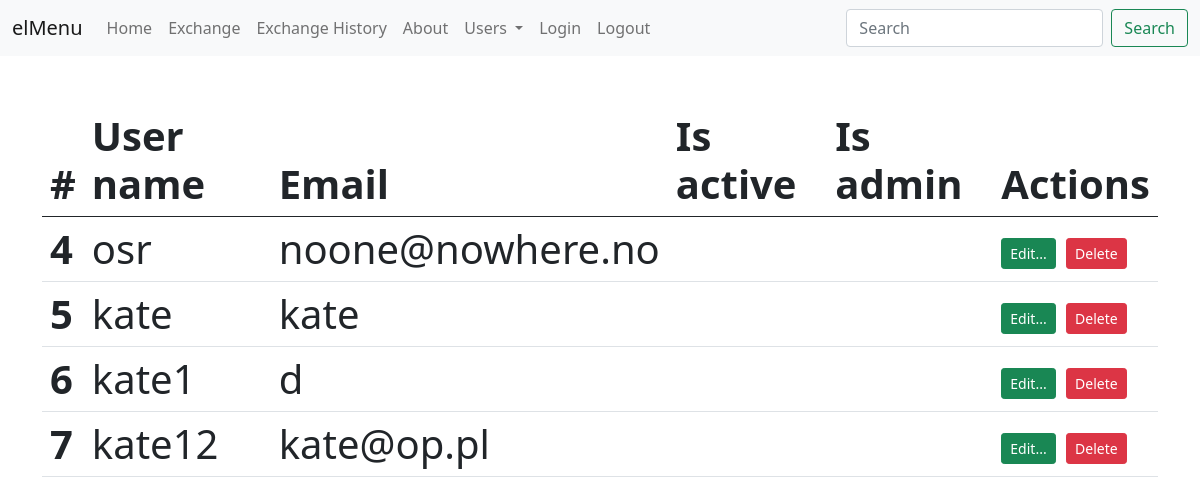
/users, run on an earlier commit of the app's database.
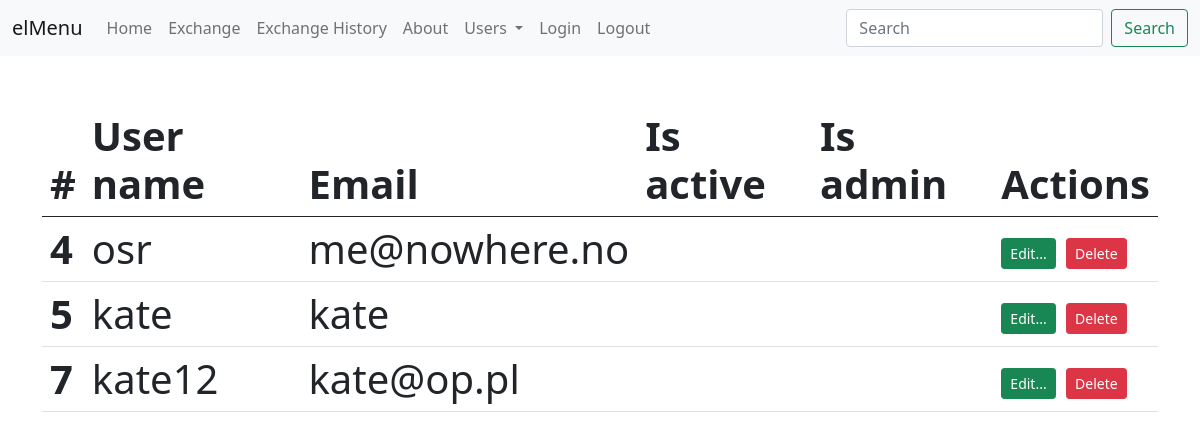
And on a later commit of the database.
### tables this page shows
CREATE TABLE users(
id integer primary key autoincrement,
name varchar(100) not null unique,
email varchar(100) not null unique,
password text,
is_active boolean not null default 0,
is_admin boolean not null default 0
);

### app.py (the view)
@app.route('/users')
def users():
    db = get_db()
    sql_statement = 'select id, name, email, is_admin, is_active from users;'
    cur = db.execute(sql_statement)
    users = cur.fetchall()
    return render_template('users.html', active_menu='users', users=users)

### app.py (called while the page is built)
def get_db():
    if not hasattr(g, 'sqlite_db'):
        conn = sqlite3.connect(app_info['db_file'])
        conn.row_factory = sqlite3.Row
        g.sqlite_db = conn
    return g.sqlite_db

### templates/users.html (shortened to what this page needs)
{% extends "base.html" %}
{% block content %}
<div class="container">
    <table class="table">
        <thead>
        <tr>
            <th scope="col">#</th>
            <th scope="col">User name</th>
            <th scope="col">Email</th>
            <th scope="col">Is active</th>
            <th scope="col">Is admin</th>
            <th scope="col">Actions</th>
        </tr>
        </thead>
        <tbody>
        {% for user in users %}
        <tr>
            <th scope="row">{{ user.id }}</th>
            <td>{{ user.name }}</td>
            <td>{{ user.email }}</td>
            <td></td>
            <td></td>
            <td>
                <a href="{{ url_for('edit_user', user_name=user.name) }}"
                   class="btn btn-success btn-sm" role="button">Edit...</a>
                <a type="button" class="btn btn-danger btn-sm delete-confirm"
                   data-bs-toggle="modal" data-bs-target="#confirmDeleteModal"
                   data-desc="{{ 'Delete user {}?'.format(user.name) }}"
                   data-url="{{ url_for('delete_user', user_name=user.name) }}">
                    Delete
                </a>
            </td>
        </tr>
        {%endfor%}
        </tbody>
    </table>
</div>
{% endblock %}

### templates/base.html (shortened to what this page needs)
{% from "macros.html" import show_all_flash_message, show_flash_message %}
<!doctype HTML>
<html lang="en">
<head>
    <link href="https://cdn.jsdelivr.net/npm/bootstrap@5.0.1/dist/css/bootstrap.min.css" rel="stylesheet"
>
</head>
<body>
{% include "menu.html" %}
<br>
<br>
<h1>{% block content %} {% endblock %}</h1>
<br>
</body>
</html>

### templates/menu.html (shortened to what this page needs)
{% block navbar %}
<nav class="navbar navbar-expand-lg navbar-light bg-light">
    <div class="container-fluid">
        <a class="navbar-brand" href="#">elMenu</a>
        <div class="collapse navbar-collapse" id="navbarSupportedContent">
            <ul class="navbar-nav me-auto mb-2 mb-lg-0">
                <li class="nav-item">
                    <a class="nav-link {{ 'active' if active_menu=='home' }}" aria-current="page"
                       href="{{ url_for('index') }}">Home</a>
                </li>
                <li class="nav-item">
                    <a class="nav-link {{ 'active' if active_menu=='exchange' }}" href="{{ url_for('exchange') }}">Exchange</a>
                </li>
                <li class="nav-item">
                    <a class="nav-link {{ 'active' if active_menu=='history' }}" href="{{ url_for('history') }}">Exchange
                        History</a>
                </li>
                <li class="nav-item">
                    <a class="nav-link {{ 'active' if active_menu=='about' }}" href="#">About</a>
                </li>
                <li class="nav-item dropdown">
                    <a class="nav-link dropdown-toggle" href="#" id="navbarDropdown" role="button"
                       data-bs-toggle="dropdown" aria-expanded="false">
                        Users
                    </a>
                </li>
                <li class="nav-item">
                    <a class="nav-link {{ 'active' if active_menu=='login' }}" href="{{ url_for('login') }}"
                       tabindex="-1">Login</a>
                </li>
                <li class="nav-item">
                    <a class="nav-link {{ 'active' if active_menu=='logout' }}" href="{{ url_for('logout') }}"
                       tabindex="-1">Logout {{ session['user'] if 'user' in session }}</a>
                </li>
            </ul>
            <form class="d-flex">
                <input class="form-control me-2" type="search" placeholder="Search" aria-label="Search">
                <button class="btn btn-outline-success" type="submit">Search</button>
            </form>
        </div>
    </div>
</nav>
{% endblock %}

What changed in the data, as far as the page shows it:
removed users: id "6", name "kate1", email "d"
changed users "osr": email "noone@nowhere.no" → "me@nowhere.no"
